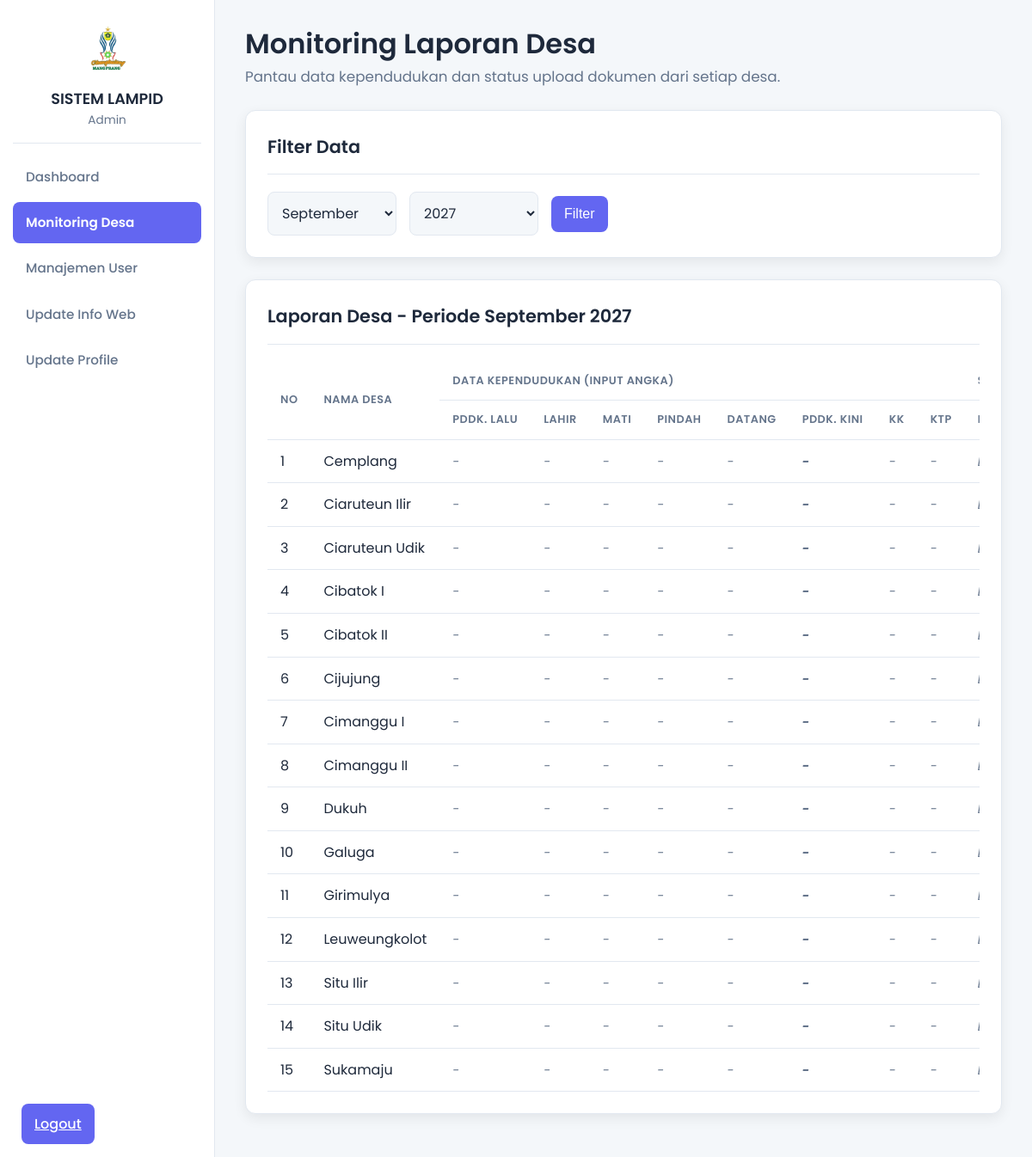
Page /admin/monitoring.php (signed in) on the committed database.
### tables this page shows
CREATE TABLE `desa` (
  `id_desa` int NOT NULL,
  `nama_desa` varchar(100) NOT NULL
);

### admin/monitoring.php (the view, shortened to what this page needs)
<?php
require_once '../includes/db_connect.php';
$years_stmt = $db->query("
    (SELECT DISTINCT tahun FROM data_penduduk)
    UNION
    (SELECT DISTINCT tahun FROM dokumen_uploads)
    ORDER BY tahun DESC
");
$available_years = $years_stmt->fetchAll(PDO::FETCH_COLUMN);
$bulan = isset($_GET['bulan']) ? (int)$_GET['bulan'] : date('m');
$tahun = isset($_GET['tahun']) ? (int)$_GET['tahun'] : $available_years[0];
$sql = "
    SELECT
        d.id_desa,
        d.nama_desa,
        p.penduduk_bulan_lalu, p.lahir, p.mati, p.pindah, p.datang,
        p.penduduk_bulan_ini, p.kartu_keluarga, p.ktp,
        (SELECT id_upload FROM dokumen_uploads WHERE id_desa = d.id_desa AND tipe_dokumen = 'perkembangan_penduduk' AND bulan = :bulan AND tahun = :tahun ORDER BY tgl_upload DESC LIMIT 1) as id_upload_perkembangan,
        (SELECT nama_file FROM dokumen_uploads WHERE id_desa = d.id_desa AND tipe_dokumen = 'perkembangan_penduduk' AND bulan = :bulan AND tahun = :tahun ORDER BY tgl_upload DESC LIMIT 1) as file_perkembangan,
        (SELECT id_upload FROM dokumen_uploads WHERE id_desa = d.id_desa AND tipe_dokumen = 'kelompok_umur' AND bulan = :bulan AND tahun = :tahun ORDER BY tgl_upload DESC LIMIT 1) as id_upload_kelompok,
        (SELECT nama_file FROM dokumen_uploads WHERE id_desa = d.id_desa AND tipe_dokumen = 'kelompok_umur' AND bulan = :bulan AND tahun = :tahun ORDER BY tgl_upload DESC LIMIT 1) as file_kelompok_umur
    FROM desa d
    LEFT JOIN data_penduduk p ON d.id_desa = p.id_desa AND p.bulan = :bulan AND p.tahun = :tahun
    ORDER BY d.nama_desa ASC
";
$stmt = $db->prepare($sql);
$stmt->execute(['bulan' => $bulan, 'tahun' => $tahun]);
$desa_list = $stmt->fetchAll(PDO::FETCH_ASSOC);
?>
<!DOCTYPE html>
<html lang="id">
<head>
    <link rel="stylesheet" href="../assets/css/style.css">
</head>
<body>
<div class="main-wrapper">
    <?php include '../includes/header.php'; ?>
    <div class="content">
        <div class="content-header">
            <h1>Monitoring Laporan Desa</h1>
            <p>Pantau data kependudukan dan status upload dokumen dari setiap desa.</p>
        </div>
        <div class="card">
            <h2>Filter Data</h2>
            <form method="GET" action="" class="filter-form">
                <select name="bulan">
                    <?php for($i=1; $i<=12; $i++) echo "<option value='$i' ".($i==$bulan?'selected':'').">".strftime('%B', mktime(0,0,0,$i,10))."</option>"; ?>
                </select>
                <select name="tahun">
                    <?php foreach ($available_years as $year_option): ?>
                        <option value="<?php echo $year_option; ?>" <?php echo ($year_option == $tahun ? 'selected' : ''); ?>>
                            <?php echo $year_option; ?>
                        </option>
                    <?php endforeach; ?>
                </select>
                <button type="submit" class="btn">Filter</button>
            </form>
        </div>
        <div class="card">
            <h2>Laporan Desa - Periode <?php echo strftime('%B', mktime(0,0,0,$bulan,10)) . " " . $tahun; ?></h2>
            <div class="table-responsive">
                <table>
                    <thead>
                        <tr>
                            <th rowspan="2">No</th>
                            <th rowspan="2">Nama Desa</th>
                            <th colspan="8">Data Kependudukan (Input Angka)</th>
                            <th colspan="2">Status Dokumen (Upload File)</th>
                        </tr>
                        <tr>
                            <th>Pddk. Lalu</th><th>Lahir</th><th>Mati</th><th>Pindah</th><th>Datang</th><th>Pddk. Kini</th><th>KK</th><th>KTP</th>
                            <th>Perkembangan Penduduk</th><th>Kelompok Umur</th>
                        </tr>
                    </thead>
                    <tbody>
                        <?php $no = 1; foreach($desa_list as $desa): ?>
                        <tr>
                            <td><?php echo $no++; ?></td>
                            <td><?php echo htmlspecialchars($desa['nama_desa']); ?></td>
                            <td><?php echo isset($desa['penduduk_bulan_lalu']) ? number_format($desa['penduduk_bulan_lalu']) : '<span class="no-data">-</span>'; ?></td>
                            <td><?php echo $desa['lahir'] ?? '<span class="no-data">-</span>'; ?></td>
                            <td><?php echo $desa['mati'] ?? '<span class="no-data">-</span>'; ?></td>
                            <td><?php echo $desa['pindah'] ?? '<span class="no-data">-</span>'; ?></td>
                            <td><?php echo $desa['datang'] ?? '<span class="no-data">-</span>'; ?></td>
                            <td><strong><?php echo isset($desa['penduduk_bulan_ini']) ? number_format($desa['penduduk_bulan_ini']) : '<span class="no-data">-</span>'; ?></strong></td>
                            <td><?php echo $desa['kartu_keluarga'] ?? '<span class="no-data">-</span>'; ?></td>
                            <td><?php echo $desa['ktp'] ?? '<span class="no-data">-</span>'; ?></td>
                            <td>
                                <?php if ($desa['file_perkembangan']): ?>
                                    <a href="download_dokumen.php?id_upload=<?php echo $desa['id_upload_perkembangan']; ?>" class="download-link">Unduh</a>
                                <?php else: ?>
                                    <span class="no-data">Belum Upload</span>
                                <?php endif; ?>
                            </td>
                        </tr>
                        <?php endforeach; ?>
                    </tbody>
                </table>
            </div>
        </div>
    </div>
</div>
</body>
</html>

### assets/css/style.css (style rules this page uses)
:root { --bg-cool-gray: #f4f7fa; --surface-white: #ffffff; --accent-indigo: #6366F1; --accent-indigo-dark: #4f46e5; --light-accent-bg: #eef2ff; --text-dark-slate: #1e293b; --text-secondary-slate: #64748b; --border-color: #e2e8f0; --shadow: 0 5px 15px rgba(0, 0, 0, 0.07); --border-radius-md: 8px; --border-radius-lg: 12px; --transition-speed: 0.2s; }
* { margin: 0; padding: 0; box-sizing: border-box; }
body { font-family: 'Poppins', sans-serif; background-color: var(--bg-cool-gray); color: var(--text-dark-slate); line-height: 1.6; font-size: 16px; }
.form-group input, select, textarea { width: 100%; padding: 12px; background-color: var(--bg-cool-gray); border: 1px solid var(--border-color); border-radius: var(--border-radius-md); color: var(--text-dark-slate); font-size: 1em; font-family: 'Poppins', sans-serif; transition: all var(--transition-speed) ease; }
.btn { width: 100%; padding: 12px 15px; background-color: var(--accent-indigo); color: #fff; border: none; border-radius: var(--border-radius-md); font-size: 1em; font-weight: 500; cursor: pointer; transition: all var(--transition-speed) ease; }
.main-wrapper { display: flex; width: 100vw; height: 100vh; }
.content { flex-grow: 1; padding: 25px 35px; overflow-y: auto; }
.content-header { margin-bottom: 25px; }
.content-header h1 { font-size: 2em; font-weight: 600; color: var(--text-dark-slate); }
.content-header p { color: var(--text-secondary-slate); font-size: 1.05em; }
.card { background-color: var(--surface-white); padding: 25px; border-radius: var(--border-radius-lg); margin-bottom: 25px; border: 1px solid var(--border-color); box-shadow: var(--shadow); animation: fadeInUp 0.5s ease-out; }
.card h2 { color: var(--text-dark-slate); margin: 0 0 20px 0; padding-bottom: 15px; border-bottom: 1px solid var(--border-color); font-size: 1.3em; font-weight: 600; }
table { width: 100%; border-collapse: collapse; }
table th, table td { padding: 12px 15px; text-align: left; border-bottom: 1px solid var(--border-color); }
table th { color: var(--text-secondary-slate); font-weight: 600; font-size: 0.8em; text-transform: uppercase; letter-spacing: 0.5px; }
.filter-form { display: flex; align-items: center; gap: 15px; }
.filter-form select { width: auto; min-width: 150px; }
.filter-form button { width: auto; }

### admin/monitoring.php (style rules this page uses)
.no-data { color: var(--text-secondary-slate); font-style: italic; font-size: 0.9em; }
.table-responsive { overflow-x: auto; }
table th, table td { white-space: nowrap; }
table th[rowspan="2"] { vertical-align: middle; }

### rows in the picture
desa: nama_desa "Cemplang", lahir "-", mati "-", pindah "-", datang "-", kartu_keluarga "-", ktp "-"
desa: nama_desa "Ciaruteun Ilir", lahir "-", mati "-", pindah "-", datang "-", kartu_keluarga "-", ktp "-"
desa: nama_desa "Ciaruteun Udik", lahir "-", mati "-", pindah "-", datang "-", kartu_keluarga "-", ktp "-"
desa: nama_desa "Cibatok I", lahir "-", mati "-", pindah "-", datang "-", kartu_keluarga "-", ktp "-"
desa: nama_desa "Cibatok II", lahir "-", mati "-", pindah "-", datang "-", kartu_keluarga "-", ktp "-"
desa: nama_desa "Cijujung", lahir "-", mati "-", pindah "-", datang "-", kartu_keluarga "-", ktp "-"
desa: nama_desa "Cimanggu I", lahir "-", mati "-", pindah "-", datang "-", kartu_keluarga "-", ktp "-"
desa: nama_desa "Cimanggu II", lahir "-", mati "-", pindah "-", datang "-", kartu_keluarga "-", ktp "-"
desa: nama_desa "Dukuh", lahir "-", mati "-", pindah "-", datang "-", kartu_keluarga "-", ktp "-"
desa: nama_desa "Galuga", lahir "-", mati "-", pindah "-", datang "-", kartu_keluarga "-", ktp "-"
desa: nama_desa "Girimulya", lahir "-", mati "-", pindah "-", datang "-", kartu_keluarga "-", ktp "-"
desa: nama_desa "Leuweungkolot", lahir "-", mati "-", pindah "-", datang "-", kartu_keluarga "-", ktp "-"
desa: nama_desa "Situ Ilir", lahir "-", mati "-", pindah "-", datang "-", kartu_keluarga "-", ktp "-"
desa: nama_desa "Situ Udik", lahir "-", mati "-", pindah "-", datang "-", kartu_keluarga "-", ktp "-"
desa: nama_desa "Sukamaju", lahir "-", mati "-", pindah "-", datang "-", kartu_keluarga "-", ktp "-"

### other values in the picture
$_SESSION['role'] "Admin"
strftime('%B', mktime(0,0,0,$bulan,10)) "September"
$tahun "2027"
form field bulan "September"
form field tahun "2027"
